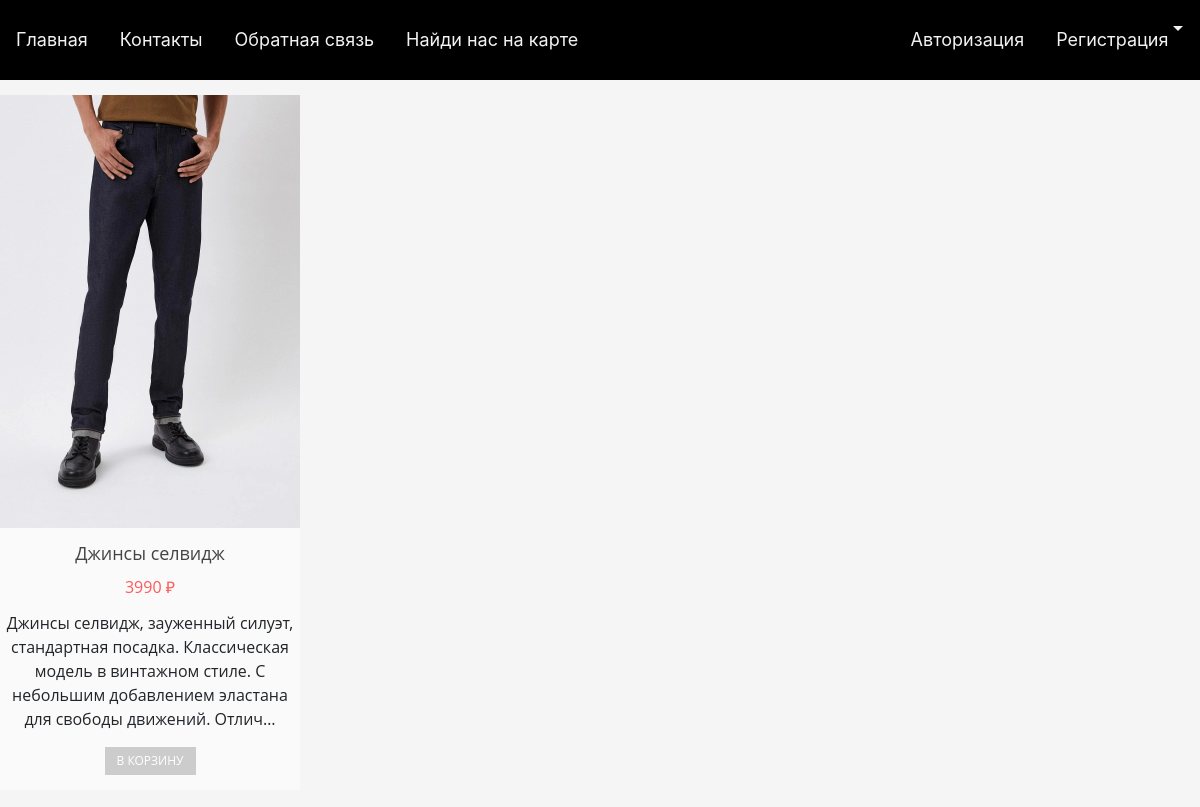
/mens/title/djins, run on the app's committed database.
### shop/models/category.py (models this page shows, shortened)
class Product(models.Model):
    name = models.CharField(max_length=255, db_index=True, default='SOME STRING',verbose_name='Название')
    description = models.TextField(max_length=2000, default='SOME STRING', verbose_name='описание')
    price = models.IntegerField(verbose_name='Цена')
    in_stock = models.BooleanField(default=True, db_index=True, verbose_name='В наличии')
    item_img = models.ImageField(upload_to='images/item', blank=True, null=True)
    category_product = models.ForeignKey(to=Category, null=True, on_delete=models.SET_NULL)
    class Meta:
        verbose_name = 'товары'

### shop/views.py (the view)
# urls.py: path('mens/title/djins', ShopMensTiTleDjins.as_view(), name='menstitledjins')
class ShopMensTiTleDjins(APIView):
    def get(self, request, **kwargs):
        context = context_filter(category_product_id=2, in_stock=True)
        return render(request, 'item_shop/mens_title_item.html', context)

### shop/services/context.py (called while the page is built)
def context_filter(**kwargs) -> dict:
    queryset = Product.objects.filter(**kwargs)
    serializer = ShopSerializer(queryset, many=True).data
    context = {
        "product": serializer
    }
    return context

### templates/item_shop/mens_title_item.html (shortened to what this page needs)
{% extends 'base.html' %}
{% load static %}
{% block head %}
    <link rel="stylesheet" href="{% static 'css/item_shop/mens_item.css' %}"/>
{% endblock head %}
{% block content %}
    {% for item in product %}
        <li class="product-wrapper">
            <div class="product-item">
                <img src="{{ item.item_img }}">
                <div class="product-list">
                    <h3>{{ item.name }}</h3>
                    <span class="price">{{ item.price }} ₽</span>
                    <p>{{ item.description|truncatechars:155 }}</p>
                    <a href="" class="button">В корзину</a>
                </div>
            </div>
        </li>
    {% endfor %}
{% endblock content %}

### static/css/home.css (style rules this page uses)
body { background: whitesmoke; }

### static/css/item_shop/mens_item.css (style rules this page uses)
body { background: whitesmoke; }
.product-wrapper { display: block; width: 100%; float: left; transition: width .2s; }
@media only screen and (min-width: 450px) { .product-wrapper { width: 50%; } }
@media only screen and (min-width: 768px) { .product-wrapper { width: 33.333%; } }
@media only screen and (min-width: 1000px) { .product-wrapper { width: 25%; } }
* { box-sizing: border-box; }
.product-item { width: 300px; text-align: center; margin: 5% auto; border-bottom: 2px solid #F5F5F5; background: white; font-family: "Open Sans"; transition: .3s ease-in; }
.product-item img { display: block; width: 100%; }
.product-list { background: #fafafa; padding: 15px 0; }
.product-list h3 { font-size: 18px; font-weight: 400; color: #444444; margin: 0 0 10px 0; }
.price { font-size: 16px; color: #fc5a5a; display: block; margin-bottom: 12px; }
.button { text-decoration: none; display: inline-block; padding: 0 12px; background: #cccccc; color: white; text-transform: uppercase; font-size: 12px; line-height: 28px; transition: .3s ease-in; }

### data on the page
Product: name "Джинсы селвидж", description "Джинсы селвидж, зауженный силуэт, стандартная посадка. Классическая модель в винтажном стиле. С небольшим добавлением эластана для свободы движений. Отлич…"

### other printed values
{{ item.price }} "3990"
